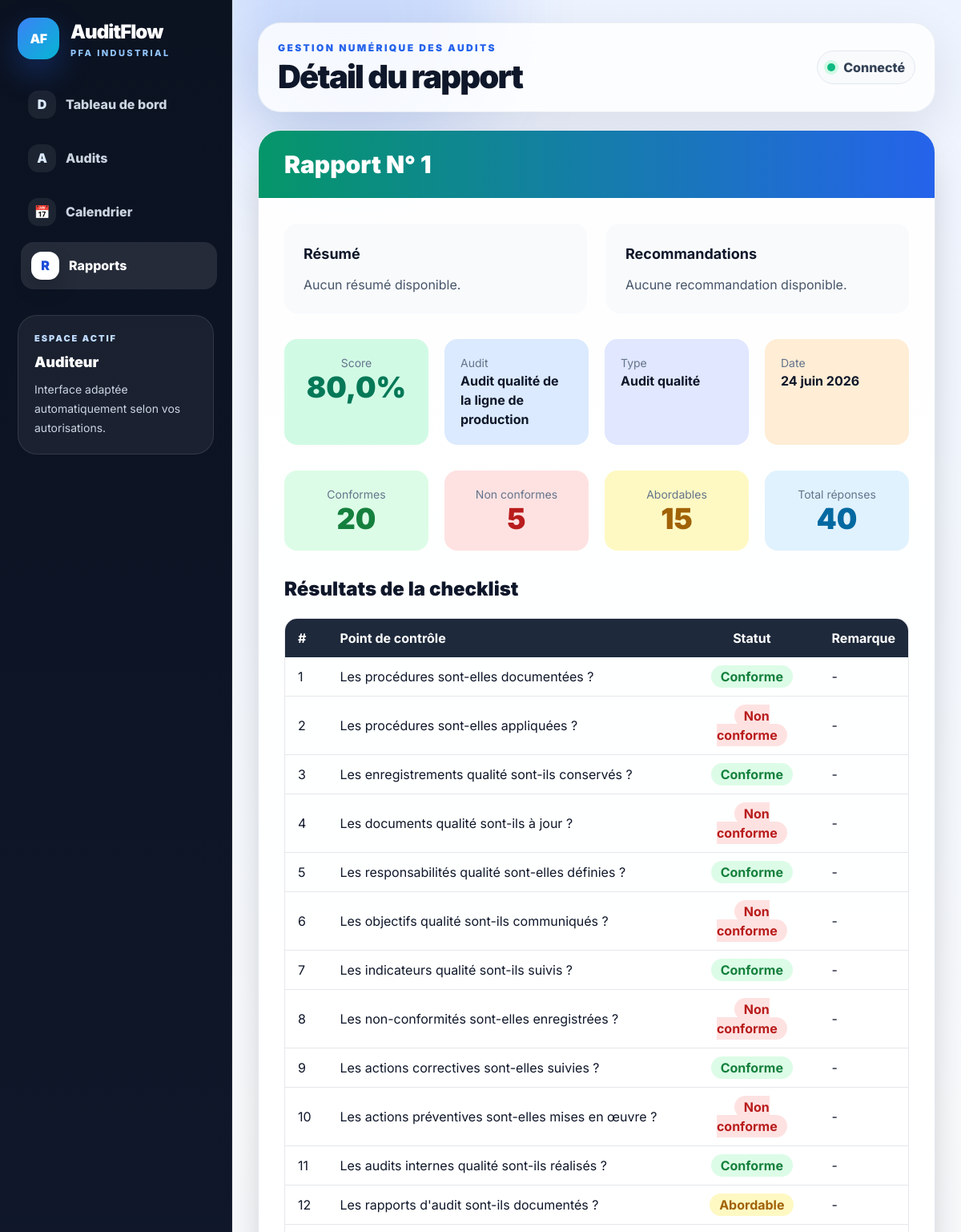
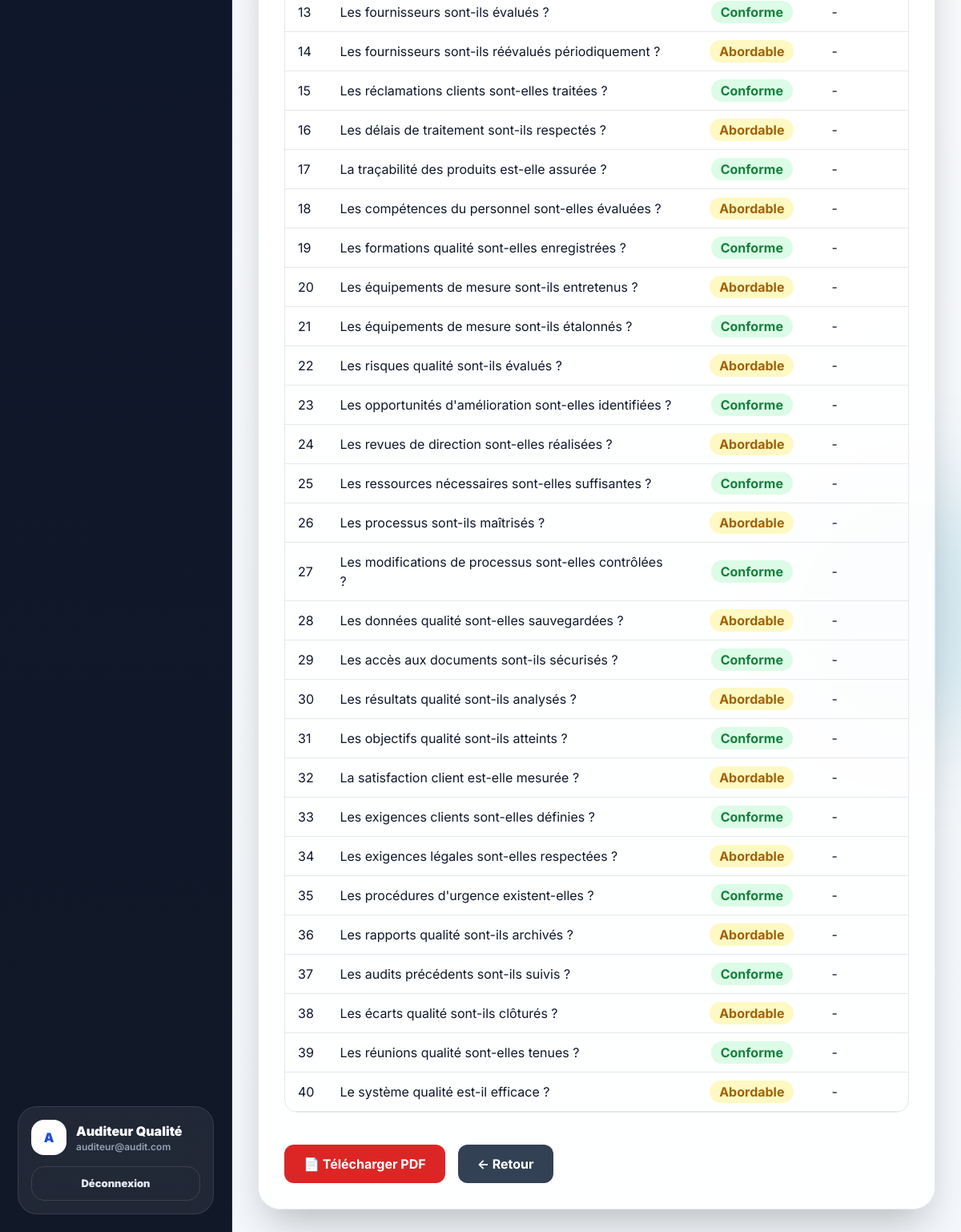
Screenshot of /rapports/1/ (signed in) with the database file from the repository (2 pictures, top to bottom).
### audit/models.py (models this page shows, shortened)
class Profile(models.Model):
    ROLE_CHOICES = [
        ('RESPONSABLE', 'Responsable Audit'),
        ('AUDITEUR', 'Auditeur'),
        ('CLIENT', 'Client'),
    ]
    user = models.OneToOneField(User, on_delete=models.CASCADE, related_name='profile')
    role = models.CharField(max_length=20, choices=ROLE_CHOICES, default='AUDITEUR')
    telephone = models.CharField(max_length=30, blank=True)

class Rapport(models.Model):
    audit = models.ForeignKey(Audit, on_delete=models.CASCADE, related_name='rapports')
    auteur = models.ForeignKey(User, on_delete=models.SET_NULL, null=True, blank=True, related_name='rapports_rediges')
    contenu = models.TextField()
    date_creation = models.DateTimeField(auto_now_add=True)
    class Meta:
        ordering = ['-date_creation']

class Audit(models.Model):
    TYPE_CHOICES = [
        ('QUALITE', 'Audit qualité'),
        ('SECURITE', 'Audit sécurité'),
        ('ENVIRONNEMENT', 'Audit environnement'),
        ('INTERNE', 'Audit interne'),
    ]
    titre = models.CharField(max_length=150)
    type_audit = models.CharField(max_length=30, choices=TYPE_CHOICES, default='QUALITE')
    date_audit = models.DateField()
    description = models.TextField(blank=True)
    client = models.ForeignKey(
        User,
        on_delete=models.SET_NULL,
        null=True,
        blank=True,
        related_name='audits_client',
        help_text='Client ou département demandeur concerné par cet audit.'
    )
    auditeur = models.ForeignKey(
        User,
        on_delete=models.SET_NULL,
        null=True,
        blank=True,
        related_name='audits_affectes'
    )
    created_by = models.ForeignKey(
        User,
        on_delete=models.SET_NULL,
        null=True,
        blank=True,
        related_name='audits_crees'
    )
    created_at = models.DateTimeField(auto_now_add=True)
    class Meta:
        ordering = ['-date_audit']

class ChecklistResponse(models.Model):
    STATUT_CHOICES = [
        ('CONFORME', 'Conforme'),
        ('NON_CONFORME', 'Non conforme'),
        ('ABORDABLE', 'Abordable'),
    ]
    rapport = models.ForeignKey(Rapport, on_delete=models.CASCADE, related_name='checklist_reponses')
    item = models.ForeignKey(ChecklistItem, on_delete=models.CASCADE)
    statut = models.CharField(max_length=20, choices=STATUT_CHOICES, default='CONFORME')
    remarque = models.CharField(max_length=255, blank=True)
    class Meta:
        verbose_name = 'Réponse checklist'
        verbose_name_plural = 'Réponses checklist'

class ChecklistItem(models.Model):
    type_audit = models.CharField(max_length=30, choices=Audit.TYPE_CHOICES)
    texte = models.CharField(max_length=255)
    ordre = models.PositiveIntegerField(default=1)
    actif = models.BooleanField(default=True)
    class Meta:
        ordering = ['type_audit', 'ordre']
        verbose_name = 'Point de checklist'
        verbose_name_plural = 'Points de checklist'

### audit/views.py (the view)
# urls.py: path('rapports/<int:pk>/', views.rapport_detail, name='rapport_detail'),
@login_required
def rapport_detail(request, pk):
    rapport = get_object_or_404(
        Rapport.objects.select_related(
            'audit',
            'auteur',
            'audit__client'
        ).prefetch_related(
            'checklist_reponses__item'
        ),
        pk=pk
    )
    role = get_user_role(request.user)
    if role == 'AUDITEUR' and rapport.auteur != request.user:
        messages.error(request, "Vous n'avez pas l'autorisation de consulter ce rapport.")
        return redirect('rapports_list')
    if role == 'CLIENT' and rapport.audit.client != request.user:
        messages.error(request, "Vous n'avez pas l'autorisation de consulter ce rapport.")
        return redirect('rapports_list')
    checklist = rapport.checklist_reponses.all()
    conformes = checklist.filter(statut='CONFORME').count()
    non_conformes = checklist.filter(statut='NON_CONFORME').count()
    abordables = checklist.filter(statut='ABORDABLE').count()
    total = conformes + non_conformes
    score = round((conformes / total) * 100, 2) if total > 0 else 0
    return render(request, 'audit/rapport_detail.html', {
        'rapport': rapport,
        'checklist': checklist,
        'conformes': conformes,
        'non_conformes': non_conformes,
        'abordables': abordables,
        'score': score,
    })

### templates/audit/rapport_detail.html (shortened to what this page needs)
{% extends 'audit/base.html' %}
{% block page_title %}Détail du rapport{% endblock %}
{% block content %}
<div class="max-w-6xl mx-auto">
    <div class="rounded-[28px] bg-white/90 shadow-2xl border border-slate-200 overflow-hidden">
        <div class="bg-gradient-to-r from-emerald-600 to-blue-600 px-8 py-6">
            <h2 class="text-3xl font-black text-white">
                Rapport N° {{ rapport.id }}
            </h2>
        </div>
        <div class="p-8 space-y-8">
            <div class="grid grid-cols-1 md:grid-cols-2 gap-6">
                <div class="rounded-2xl bg-slate-50 p-6">
                    <h3 class="font-bold text-lg mb-3">
                        Résumé
                    </h3>
                    <p class="text-slate-600">
                        {{ rapport.resume|default:"Aucun résumé disponible." }}
                    </p>
                </div>
                <div class="rounded-2xl bg-slate-50 p-6">
                    <h3 class="font-bold text-lg mb-3">
                        Recommandations
                    </h3>
                    <p class="text-slate-600">
                        {{ rapport.recommandations|default:"Aucune recommandation disponible." }}
                    </p>
                </div>
            </div>
            <div class="grid grid-cols-2 md:grid-cols-4 gap-5">
                <div class="rounded-2xl bg-emerald-100 p-5 text-center">
                    <p class="text-sm text-slate-500">
                        Score
                    </p>
                    <p class="text-4xl font-black text-emerald-700">
                        {{ score }}%
                    </p>
                </div>
                <div class="rounded-2xl bg-blue-100 p-5">
                    <p class="text-sm text-slate-500">
                        Audit
                    </p>
                    <p class="font-bold">
                        {{ rapport.audit.titre }}
                    </p>
                </div>
                <div class="rounded-2xl bg-indigo-100 p-5">
                    <p class="text-sm text-slate-500">
                        Type
                    </p>
                    <p class="font-bold">
                        {{ rapport.audit.get_type_audit_display }}
                    </p>
                </div>
                <div class="rounded-2xl bg-orange-100 p-5">
                    <p class="text-sm text-slate-500">
                        Date
                    </p>
                    <p class="font-bold">
                        {{ rapport.audit.date_audit }}
                    </p>
                </div>
            </div>
            <div class="grid grid-cols-2 md:grid-cols-4 gap-5">
                <div class="rounded-2xl bg-green-100 p-5 text-center">
                    <p class="text-sm text-slate-500">
                        Conformes
                    </p>
                    <p class="text-4xl font-black text-green-700">
                        {{ conformes }}
                    </p>
                </div>
                <div class="rounded-2xl bg-red-100 p-5 text-center">
                    <p class="text-sm text-slate-500">
                        Non conformes
                    </p>
                    <p class="text-4xl font-black text-red-700">
                        {{ non_conformes }}
                    </p>
                </div>
                <div class="rounded-2xl bg-yellow-100 p-5 text-center">
                    <p class="text-sm text-slate-500">
                        Abordables
                    </p>
                    <p class="text-4xl font-black text-yellow-700">
                        {{ abordables }}
                    </p>
                </div>
                <div class="rounded-2xl bg-sky-100 p-5 text-center">
                    <p class="text-sm text-slate-500">
                        Total réponses
                    </p>
                    <p class="text-4xl font-black text-sky-700">
                        {{ checklist|length }}
                    </p>
                </div>
            </div>
            <div>
                <h3 class="text-2xl font-black mb-5">
                    Résultats de la checklist
                </h3>
                <div class="overflow-hidden rounded-2xl border">
                    <table class="min-w-full">
                        <thead class="bg-slate-800 text-white">
                        <tr>
                            <th class="px-4 py-3 text-left">
                                #
                            </th>
                            <th class="px-4 py-3 text-left">
                                Point de contrôle
                            </th>
                            <th class="px-4 py-3 text-center">
                                Statut
                            </th>
                            <th class="px-4 py-3 text-left">
                                Remarque
                            </th>
                        </tr>
                        </thead>
                        <tbody>
                        {% for rep in checklist %}
                        <tr class="border-b hover:bg-slate-50">
                            <td class="px-4 py-3">
                                {{ rep.item.ordre }}
                            </td>
                            <td class="px-4 py-3">
                                {{ rep.item.texte }}
                            </td>
                            <td class="px-4 py-3 text-center">
                                {% if rep.statut == 'CONFORME' %}
                                    <span class="bg-green-100 text-green-700 px-3 py-1 rounded-full font-bold">
                                        Conforme
                                    </span>
                                {% elif rep.statut == 'NON_CONFORME' %}
                                    <span class="bg-red-100 text-red-700 px-3 py-1 rounded-full font-bold">
                                        Non conforme
                                    </span>
                                {% else %}
                                    <span class="bg-yellow-100 text-yellow-700 px-3 py-1 rounded-full font-bold">
                                        Abordable
                                    </span>
                                {% endif %}
                            </td>
                            <td class="px-4 py-3">
                                {% if rep.remarque %}
                                    {{ rep.remarque }}
                                {% else %}
                                    -
                                {% endif %}
                            </td>
                        </tr>
                        {% empty %}
                        <tr>
                            <td colspan="4" class="text-center py-6 text-slate-500">
                                Aucune réponse de checklist.
                            </td>
                        </tr>
                        {% endfor %}
                        </tbody>
                    </table>
                </div>
            </div>
            <div class="flex gap-4 pt-2">
                <a href="{% url 'rapport_pdf' rapport.id %}"
                   class="px-6 py-3 rounded-xl bg-red-600 hover:bg-red-700 text-white font-bold">
                    📄 Télécharger PDF
                </a>
                <a href="{% url 'rapports_list' %}"
                   class="px-6 py-3 rounded-xl bg-slate-700 hover:bg-slate-800 text-white font-bold">
                    ← Retour
                </a>
            </div>
        </div>
    </div>
</div>
{% endblock %}

### templates/audit/base.html (shortened to what this page needs)
{% load static %}
<!DOCTYPE html>
<html lang="fr">
<head>
    <script src="https://cdn.tailwindcss.com"></script>
    <link rel="stylesheet" href="{% static 'audit/css/style.css' %}">
</head>
<body class="app-bg">
<div class="shell">
    <div class="orb one"></div>
    <aside class="sidebar">
        <a href="{% url 'dashboard' %}" class="brand">
            <div class="brand-logo pulse-soft">AF</div>
            <div>
                <div class="brand-title">AuditFlow</div>
                <div class="brand-sub">PFA Industrial</div>
            </div>
        </a>
        <nav class="nav">
            <a href="{% url 'dashboard' %}"
               class="nav-link {% if request.resolver_match.url_name == 'dashboard' %}nav-active{% endif %}">
                <span class="nav-ico">D</span>
                <span>Tableau de bord</span>
            </a>
            <a href="{% url 'audits_list' %}"
               class="nav-link {% if 'audit' in request.resolver_match.url_name %}nav-active{% endif %}">
                <span class="nav-ico">A</span>
                <span>Audits</span>
            </a>
            <a href="{% url 'calendar' %}"
               class="nav-link {% if request.resolver_match.url_name == 'calendar' %}nav-active{% endif %}">
                <span class="nav-ico">📅</span>
                <span>Calendrier</span>
            </a>
            <a href="{% url 'rapports_list' %}"
               class="nav-link {% if 'rapport' in request.resolver_match.url_name %}nav-active{% endif %}">
                <span class="nav-ico">R</span>
                <span>Rapports</span>
            </a>
        </nav>
        <div class="mt-8 rounded-[24px] border border-white/10 bg-white/[.06] p-5">
            <p class="text-[11px] font-black uppercase tracking-[.18em] text-blue-200">
                Espace actif
            </p>
            <p class="mt-2 text-lg font-black">
                {{ user.profile.get_role_display }}
            </p>
            <p class="mt-2 text-sm leading-6 text-slate-300">
                Interface adaptée automatiquement selon vos autorisations.
            </p>
        </div>
        <div class="sidebar-card">
            <div class="flex items-center gap-3">
                <div class="avatar">
                    {{ user.first_name|first|default:user.username|first|upper }}
                </div>
                <div class="min-w-0">
                    <p class="truncate font-black">
                        {{ user.get_full_name|default:user.username }}
                    </p>
                    <p class="truncate text-xs font-semibold text-slate-400">
                        {{ user.email }}
                    </p>
                </div>
            </div>
            <a href="{% url 'logout' %}" class="logout-link">
                Déconnexion
            </a>
        </div>
    </aside>
    <main class="main">
        <header class="topbar fade-up">
            <div>
                <p class="eyebrow">
                    Gestion numérique des audits
                </p>
                <h1 class="page-title">
                    {% block page_title %}{% endblock %}
                </h1>
            </div>
            <div class="flex flex-wrap items-center gap-3">
                <div class="user-chip">
                    <span class="online-dot"></span>
                    Connecté
                </div>
            </div>
        </header>
        <section class="fade-up delay-2">
            {% block content %}
            {% endblock %}
        </section>
    </main>
</div>
</body>
</html>

### rows the page displays
Rapport: id "1", audit.titre "Audit qualité de la ligne de production", audit.type_audit "Audit qualité", audit.date_audit "24 juin 2026"
ChecklistResponse: item.ordre "1", item.texte "Les procédures sont-elles documentées ?", statut "Conforme"
ChecklistResponse: item.ordre "2", item.texte "Les procédures sont-elles appliquées ?", statut "Non conforme"
ChecklistResponse: item.ordre "3", item.texte "Les enregistrements qualité sont-ils conservés ?", statut "Conforme"
ChecklistResponse: item.ordre "4", item.texte "Les documents qualité sont-ils à jour ?", statut "Non conforme"
ChecklistResponse: item.ordre "5", item.texte "Les responsabilités qualité sont-elles définies ?", statut "Conforme"
ChecklistResponse: item.ordre "6", item.texte "Les objectifs qualité sont-ils communiqués ?", statut "Non conforme"
ChecklistResponse: item.ordre "7", item.texte "Les indicateurs qualité sont-ils suivis ?", statut "Conforme"
ChecklistResponse: item.ordre "8", item.texte "Les non-conformités sont-elles enregistrées ?", statut "Non conforme"
ChecklistResponse: item.ordre "9", item.texte "Les actions correctives sont-elles suivies ?", statut "Conforme"
ChecklistResponse: item.ordre "10", item.texte "Les actions préventives sont-elles mises en œuvre ?", statut "Non conforme"
ChecklistResponse: item.ordre "11", item.texte "Les audits internes qualité sont-ils réalisés ?", statut "Conforme"
ChecklistResponse: item.ordre "12", item.texte "Les rapports d'audit sont-ils documentés ?", statut "Abordable"
ChecklistResponse: item.ordre "13", item.texte "Les fournisseurs sont-ils évalués ?", statut "Conforme"
ChecklistResponse: item.ordre "14", item.texte "Les fournisseurs sont-ils réévalués périodiquement ?", statut "Abordable"
ChecklistResponse: item.ordre "15", item.texte "Les réclamations clients sont-elles traitées ?", statut "Conforme"
ChecklistResponse: item.ordre "16", item.texte "Les délais de traitement sont-ils respectés ?", statut "Abordable"
ChecklistResponse: item.ordre "17", item.texte "La traçabilité des produits est-elle assurée ?", statut "Conforme"
ChecklistResponse: item.ordre "18", item.texte "Les compétences du personnel sont-elles évaluées ?", statut "Abordable"
ChecklistResponse: item.ordre "19", item.texte "Les formations qualité sont-elles enregistrées ?", statut "Conforme"
ChecklistResponse: item.ordre "20", item.texte "Les équipements de mesure sont-ils entretenus ?", statut "Abordable"
ChecklistResponse: item.ordre "21", item.texte "Les équipements de mesure sont-ils étalonnés ?", statut "Conforme"
ChecklistResponse: item.ordre "22", item.texte "Les risques qualité sont-ils évalués ?", statut "Abordable"
ChecklistResponse: item.ordre "23", item.texte "Les opportunités d'amélioration sont-elles identifiées ?", statut "Conforme"
ChecklistResponse: item.ordre "24", item.texte "Les revues de direction sont-elles réalisées ?", statut "Abordable"
ChecklistResponse: item.ordre "25", item.texte "Les ressources nécessaires sont-elles suffisantes ?", statut "Conforme"
ChecklistResponse: item.ordre "26", item.texte "Les processus sont-ils maîtrisés ?", statut "Abordable"
ChecklistResponse: item.ordre "27", item.texte "Les modifications de processus sont-elles contrôlées ?", statut "Conforme"
ChecklistResponse: item.ordre "28", item.texte "Les données qualité sont-elles sauvegardées ?", statut "Abordable"
ChecklistResponse: item.ordre "29", item.texte "Les accès aux documents sont-ils sécurisés ?", statut "Conforme"
ChecklistResponse: item.ordre "30", item.texte "Les résultats qualité sont-ils analysés ?", statut "Abordable"
ChecklistResponse: item.ordre "31", item.texte "Les objectifs qualité sont-ils atteints ?", statut "Conforme"
ChecklistResponse: item.ordre "32", item.texte "La satisfaction client est-elle mesurée ?", statut "Abordable"
ChecklistResponse: item.ordre "33", item.texte "Les exigences clients sont-elles définies ?", statut "Conforme"
ChecklistResponse: item.ordre "34", item.texte "Les exigences légales sont-elles respectées ?", statut "Abordable"
ChecklistResponse: item.ordre "35", item.texte "Les procédures d'urgence existent-elles ?", statut "Conforme"
ChecklistResponse: item.ordre "36", item.texte "Les rapports qualité sont-ils archivés ?", statut "Abordable"
ChecklistResponse: item.ordre "37", item.texte "Les audits précédents sont-ils suivis ?", statut "Conforme"
ChecklistResponse: item.ordre "38", item.texte "Les écarts qualité sont-ils clôturés ?", statut "Abordable"
ChecklistResponse: item.ordre "39", item.texte "Les réunions qualité sont-elles tenues ?", statut "Conforme"
ChecklistResponse: item.ordre "40", item.texte "Le système qualité est-il efficace ?", statut "Abordable"

### other values shown
{{ user.profile.get_role_display }} "Auditeur"
{{ user.first_name|first|default:user.username|first|upper }} "A"
{{ user.get_full_name|default:user.username }} "Auditeur Qualité"
{{ user.email }} "auditeur@audit.com"
{{ rapport.resume|default:"Aucun résumé disponible." }} "Aucun résumé disponible."
{{ rapport.recommandations|default:"Aucune recommandation disponible." }} "Aucune recommandation disponible."
{{ score }} "80,0"
{{ conformes }} "20"
{{ non_conformes }} "5"
{{ abordables }} "15"
{{ checklist|length }} "40"
